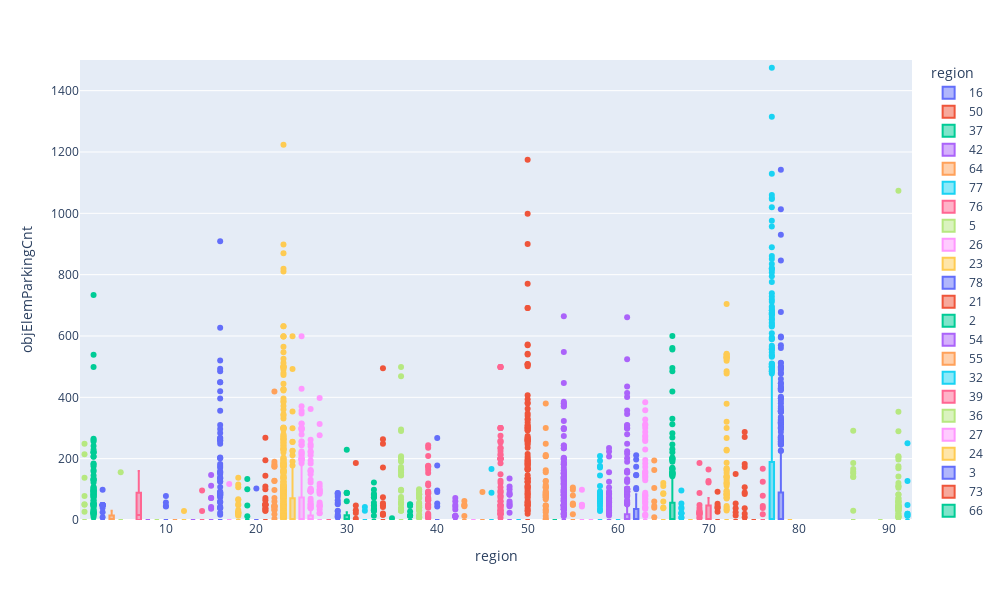

Here is the notebook cell this chart was saved with:
### Code cell
#Кол-во парковок
fig = px.box(dfRegionCompare, x="region", y="objElemParkingCnt", color="region", width=1000, height=600, range_y=[0, 1500])
fig.show()
